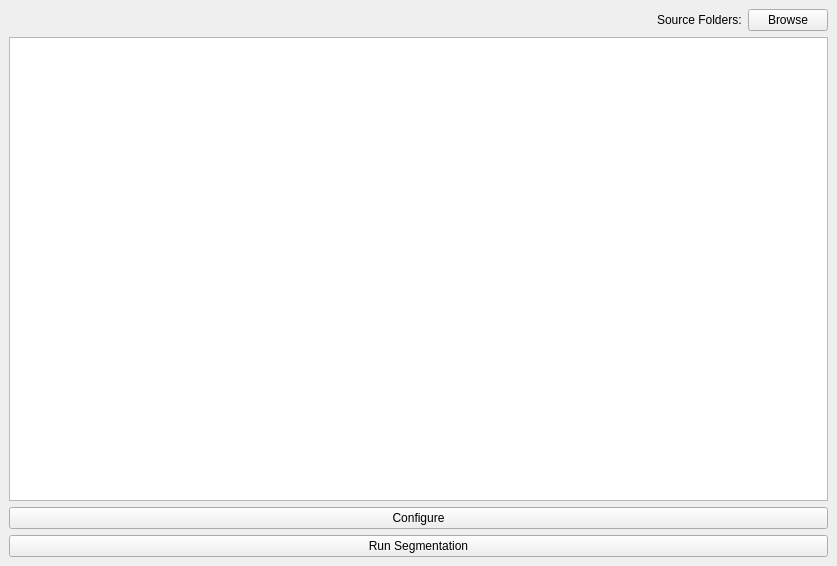
<?xml version="1.0" encoding="UTF-8"?>
<ui version="4.0">
 <class>MainWindow</class>
 <widget class="QMainWindow" name="MainWindow">
  <property name="geometry">
   <rect>
    <x>0</x>
    <y>0</y>
    <width>837</width>
    <height>566</height>
   </rect>
  </property>
  <property name="windowTitle">
   <string>SIUE Dixon Fat Segmentation Algorithm</string>
  </property>
  <widget class="QWidget" name="centralwidget">
   <layout class="QGridLayout" name="gridLayout_2">
    <item row="0" column="0">
     <layout class="QGridLayout" name="gridLayout">
      <item row="5" column="0">
       <layout class="QVBoxLayout" name="verticalLayout">
        <item>
         <widget class="QPushButton" name="configureButton">
          <property name="text">
           <string>Configure</string>
          </property>
         </widget>
        </item>
        <item>
         <widget class="QPushButton" name="runButton">
          <property name="text">
           <string>Run Segmentation</string>
          </property>
         </widget>
        </item>
       </layout>
      </item>
      <item row="3" column="0">
       <layout class="QHBoxLayout" name="horizontalLayout_3">
        <item>
         <spacer name="horizontalSpacer_2">
          <property name="orientation">
           <enum>Qt::Horizontal</enum>
          </property>
          <property name="sizeHint" stdset="0">
           <size>
            <width>40</width>
            <height>20</height>
           </size>
          </property>
         </spacer>
        </item>
        <item>
         <widget class="QLabel" name="label">
          <property name="text">
           <string>Source Folders:</string>
          </property>
         </widget>
        </item>
        <item>
         <widget class="QPushButton" name="browseSourceButton">
          <property name="text">
           <string>Browse</string>
          </property>
         </widget>
        </item>
       </layout>
      </item>
      <item row="4" column="0">
       <widget class="QListView" name="sourceListView"/>
      </item>
     </layout>
    </item>
   </layout>
   <zorder></zorder>
  </widget>
 </widget>
 <resources/>
 <connections/>
</ui>
